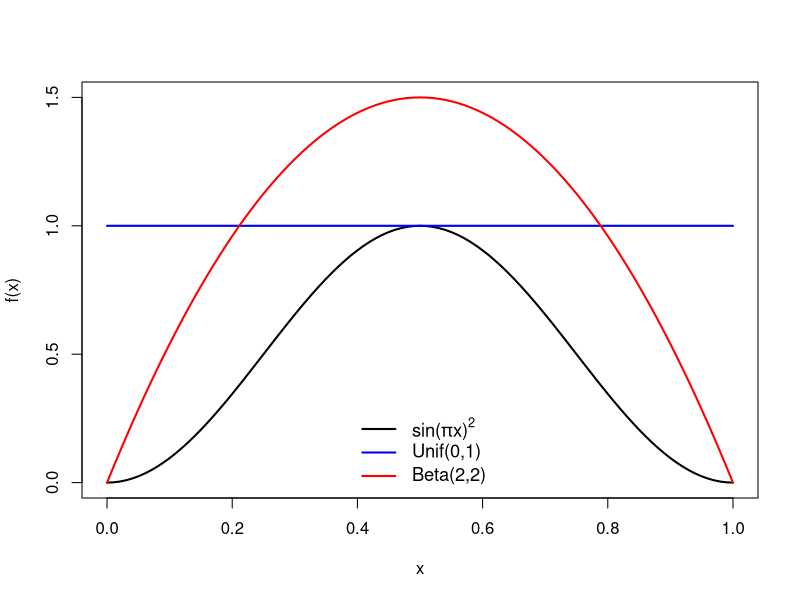
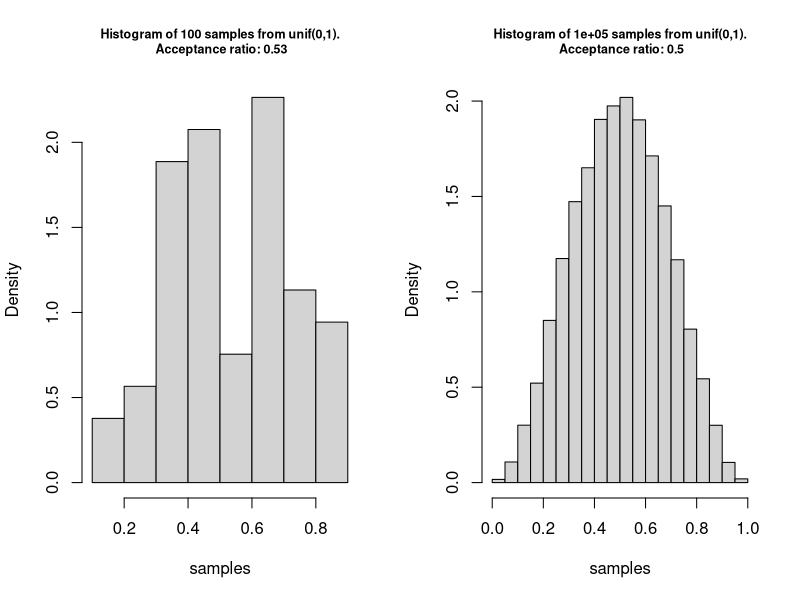
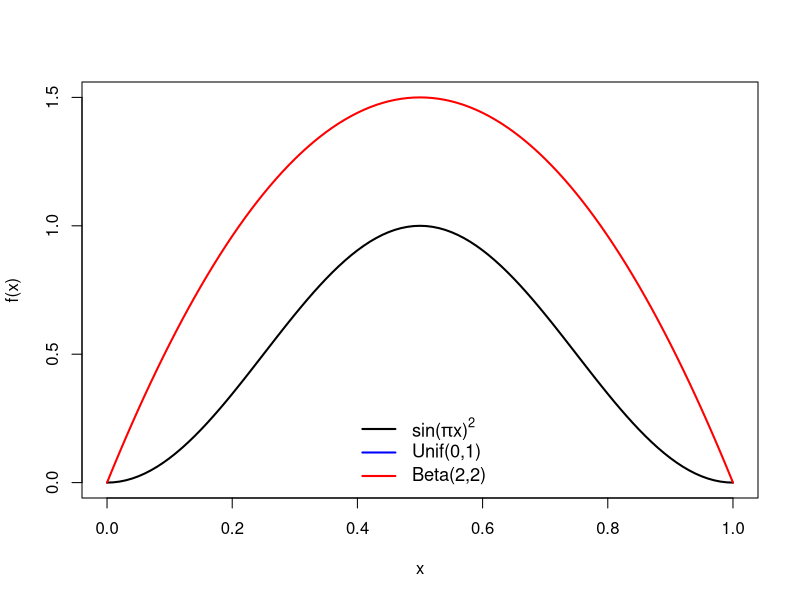
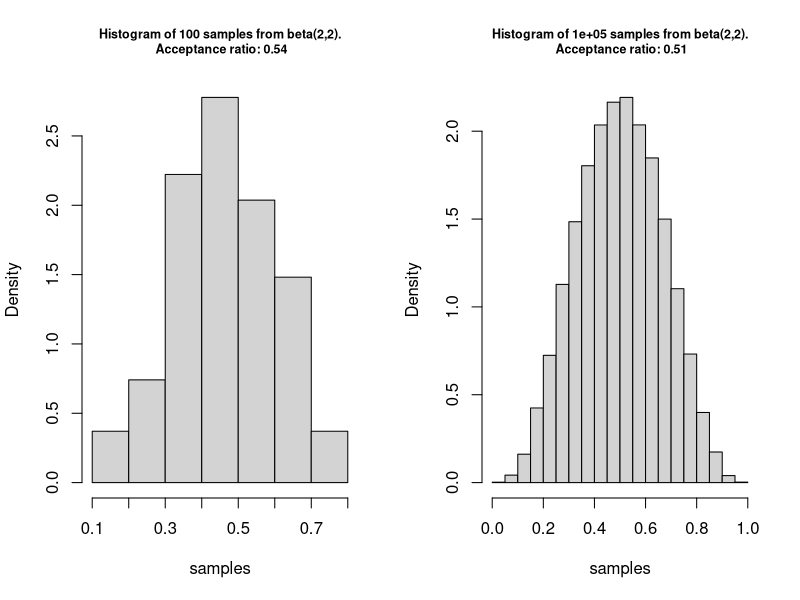
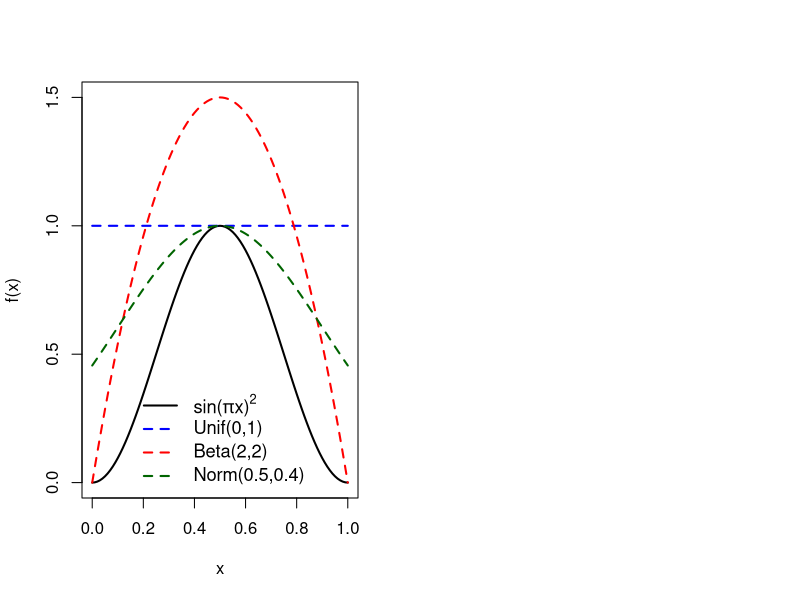
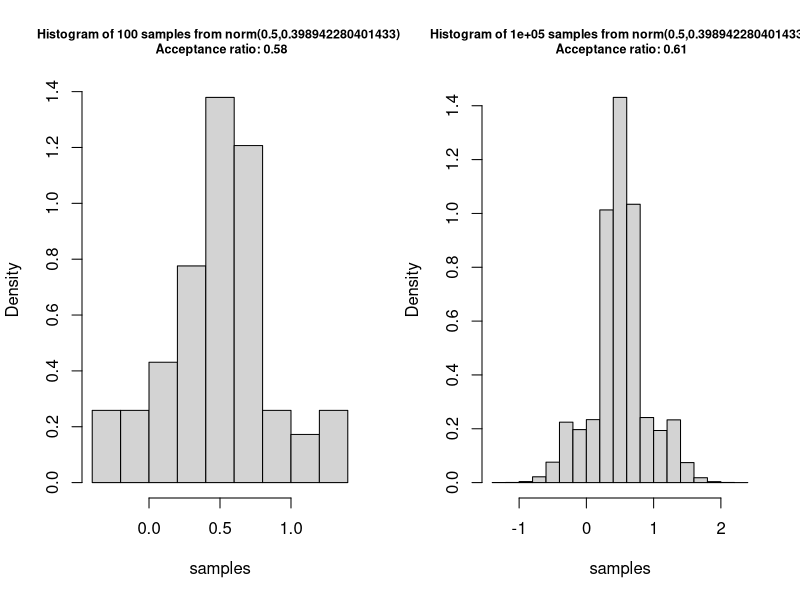

These charts were generated, in order, by the following R code:
## ---- chunk 1
knitr::opts_chunk$set(echo = TRUE)
set.seed(2023)
## ---- chunk 2
# grid of points
x <- seq(0, 1, 10^-2)
## ---- chunk 3
fx <- function(x) sin(pi * x)^2
plot(fx, xlim = c(0,1), ylim = c(0,1.5), ylab = "f(x)", lwd = 2)
curve(dunif, add = TRUE, col = "blue", lwd = 2)
curve(dbeta(x,2,2), add = TRUE, col = "red", lwd = 2)
legend("bottom", legend = c(expression(paste("sin(",pi,"x)"^"2")),"Unif(0,1)",
"Beta(2,2)"), col = c("black", "blue", "red"), lty = c(1,1,1), bty = "n", cex = 1.1, lwd = 2)
## ---- chunk 4
sim_fun <- function(f, envelope = "unif", par1 = 0, par2 = 1, n = 10^2, plot = TRUE){
  # f: target func
  r_envelope <- match.fun(paste0("r", envelope))
  d_envelope <- match.fun(paste0("d", envelope))
  proposal <- r_envelope(n, par1, par2)
  density_ratio <- f(proposal) / d_envelope(proposal, par1, par2)
  samples <- proposal[runif(n) < density_ratio]
  acceptance_ratio <- length(samples) / n
  if (plot) {
    hist(samples, probability = TRUE, 
         main = paste0("Histogram of ", 
                       n, " samples from ", 
                       envelope, "(", par1, ",", par2,
                       ").\n Acceptance ratio: ",
                       round(acceptance_ratio,2)), 
                       cex.main = 0.75)
  }
  list(x = samples, acceptance_ratio = acceptance_ratio)
}
## ---- chunk 5
par(mfrow = c(1,2))
unif_1 <- sim_fun(fx, envelope = "unif", par1 = 0, par2 = 1, n = 10^2) 
unif_2 <- sim_fun(fx, envelope = "unif", par1 = 0, par2 = 1, n = 10^5)
# ATTN: You will need to add in the Beta(2,2) densities on your own to finish task 4.

## ---- chunk 6
par(mfrow = c(1,1))
## ---- chunk 7
fx <- function(x) sin(pi * x)^2
plot(fx, xlim = c(0,1), ylim = c(0,1.5), ylab = "f(x)", lwd = 2)
# curve(dunif, add = TRUE, col = "blue", lwd = 2)
curve(dbeta(x,2,2), add = TRUE, col = "red", lwd = 2)
legend("bottom", legend = c(expression(paste("sin(",pi,"x)"^"2")),"Unif(0,1)",
"Beta(2,2)"), col = c("black", "blue", "red"), lty = c(1,1,1), bty = "n", cex = 1.1, lwd = 2)
## ---- chunk 8
sim_fun_Beta <- function(f, envelope = "beta", a=2, b=2,
                         n = 10^2, plot = TRUE){
  # f: target func
  r_envelope <- match.fun(paste0("r", envelope))
  d_envelope <- match.fun(paste0("d", envelope))
  proposal <- r_envelope(n, a, b)
  density_ratio <- f(proposal) / d_envelope(proposal, a, b)
  samples <- proposal[rbeta(n, a, b) < density_ratio]
  acceptance_ratio <- length(samples) / n
  if (plot) {
    hist(samples, probability = TRUE, 
         main = paste0("Histogram of ", 
                       n, " samples from ", 
                       envelope, "(", a, ",", b,
                       ").\n Acceptance ratio: ",
                       round(acceptance_ratio,2)), 
                       cex.main = 0.75)
  }
  list(x = samples, acceptance_ratio = acceptance_ratio)
}
## ---- chunk 9

par(mfrow = c(1,2))
beta_1 <- sim_fun_Beta(fx, envelope = "beta", a=2, b=2, n = 10^2) 
beta_2 <- sim_fun_Beta(fx, envelope = "beta", a=2, b=2, n = 10^5)
## ---- chunk 10

print('Sample size = 10^2')
print('Acceptance ratio of Uniform(0,1) as envelope function is ')
print(unif_1$acceptance_ratio)
print('Acceptance ratio of Beta(2,2) as envelope function is ')
print(beta_1$acceptance_ratio)

print('Sample size = 10^5')
print('Acceptance ratio of Uniform(0,1) as envelope function is')
print(unif_2$acceptance_ratio)
print('Acceptance ratio of Beta(2,2) as envelope function is ')
print(beta_2$acceptance_ratio)
## ---- chunk 11
fx <- function(x) sin(pi * x)^2
plot(fx, xlim = c(0,1), ylim = c(0,1.5), ylab = "f(x)", lty=1, lwd = 2)
curve(dunif, add = TRUE, col = "blue", lwd = 2, lty=2)
curve(dbeta(x,2,2), add = TRUE, col = "red", lwd = 2, lty=2)
curve(dnorm(x, mean = 0.5, sd=1/sqrt(2*pi)), add = TRUE, col = "darkgreen", lwd = 2, lty=2)
legend("bottom",
       legend = c(expression(paste("sin(",pi,"x)"^"2")),
                  "Unif(0,1)",
                  "Beta(2,2)",
                  "Norm(0.5,0.4)"),
       col = c("black", "blue", "red", "darkgreen"),
       lty = c(1,2,2,2), bty = "n", cex = 1.1, lwd = 2)
## ---- chunk 12

sim_fun_norm <- function(f, envelope = "norm", mu=0.5, sd=1/sqrt(2*pi),
                         n = 10^2, plot = TRUE){
  # f: target func
  r_envelope <- match.fun(paste0("r", envelope))
  d_envelope <- match.fun(paste0("d", envelope))
  proposal <- r_envelope(n, mu, sd)
  density_ratio <- f(proposal) / d_envelope(proposal, mu, sd)
  samples <- proposal[rnorm(n, mu, sd) < density_ratio]
  acceptance_ratio <- length(samples) / n
  if (plot) {
    hist(samples, probability = TRUE, 
         main = paste0("Histogram of ", 
                       n, " samples from ", 
                       envelope, "(", mu, ",", sd,
                       ").\n Acceptance ratio: ",
                       round(acceptance_ratio,2)), 
                       cex.main = 0.75)
  }
  list(x = samples, acceptance_ratio = acceptance_ratio)
}

par(mfrow = c(1,2))
norm_1 <- sim_fun_norm(fx, envelope = "norm", n = 10^2) 
norm_2 <- sim_fun_norm(fx, envelope = "norm", n = 10^5)
